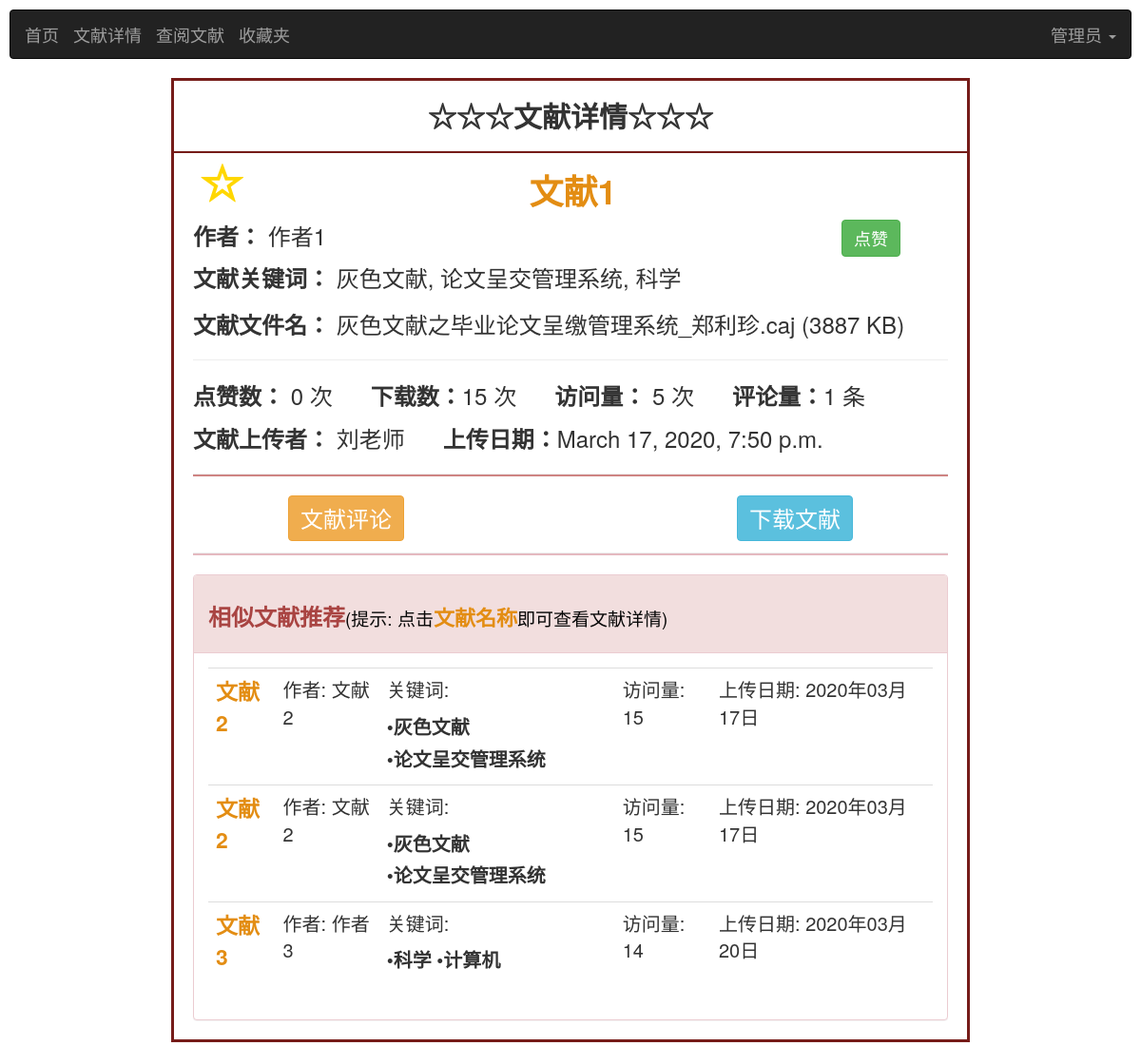
The page /literature/detailLiterature/1/3/1/0 (signed in) on the database its author committed.
### base/models.py (models this page shows)
class User(AbstractUser):#继承内置模型User，并在User的基础上添加新字段
    USER_TYPE = (
        (0, "学生"),
        (1, "老师"),
        (2, "管理员"),#需根据user_type的字段类型进行设置
    )
    name = models.CharField('姓名', max_length=50,default='')
    introduce = models.TextField('简介', default='什么都没留下...')
    photo = models.ImageField('头像', blank=True, upload_to='images/user/')
    user_type = models.IntegerField('身份标识(0:学生/1:老师/2:管理员)',default=0,choices=USER_TYPE)
    user_banji=models.ForeignKey(Banji,on_delete=models.CASCADE, null=True,blank=True,verbose_name='用户班级')
    user_major=models.ForeignKey(Major,on_delete=models.CASCADE,null=True,blank=True,verbose_name='用户专业')
    def __str__(self):
        return self.name

### literature/models.py (models this page shows, shortened)
class Literature(models.Model):
    literature_name= models.CharField("文献标题",max_length=100)
    literature_author=models.CharField("文献作者",max_length=100)
    literature_label = models.ManyToManyField(Label, blank=True, verbose_name='文献标签')
    literature_like=models.IntegerField("文献点赞数",default=0)
    literature_download = models.IntegerField('文献下载次数', default=0)
    literature_view=models.IntegerField("文献访问量",default=0)
    literature_comment=models.IntegerField("文献评论量",default=0)
    literature_file=models.FileField("文献文件",blank=True,upload_to='upload/literatures/')
    filename=models.CharField("文献的文件名",max_length=50,default="未上传文件")
    filesize=models.IntegerField("文献大小",default=0)
    literature_uploader = models.ForeignKey(User, on_delete=models.CASCADE, null=False,verbose_name='文献上传者')
    upload_date=models.DateTimeField("文献上传时间",default=timezone.now)#新增时自动获取当前日期
    class Meta:
        verbose_name = '文献信息'#模型类的名字
        verbose_name_plural = '文献信息'#模型类名字的复数形式，且优先显示

class Label(models.Model):
    label_name = models.CharField('标签名称', max_length=100)
    label_user = models.ForeignKey(User, on_delete=models.CASCADE, verbose_name='标签所属用户')
    create_date=models.DateTimeField("文献标签创建时间",default=timezone.now)
    class Meta:
        verbose_name = '文献标签'  # 模型类的名字
        verbose_name_plural = '文献标签'  # 模型类名字的复数形式，且优先显示

### literature/views.py (the view)
# urls.py: path('detailLiterature/<int:id>/<int:literature_id>/<int:type>/<int:favorite>',detailLiteratureView,name='detailLiterature'),
@login_required(login_url='/')
def detailLiteratureView(request, id, literature_id,type,favorite):
    user = User.objects.get(id=id)
    literature=Literature.objects.get(id=literature_id)
    if type==1:#否则，只是刷新文献详情界面，不执行加1操作
        literature.literature_view += 1
        literature.save()
    try:
        favorite_literature=Favorite.objects.get(favorite_user_id=user.id,favorite_literature_id=literature.id)
        favorite=1
    except Exception:
        favorite=0
    literature_labels=literature.literature_label.values_list("id",flat=True)
    literatures=Literature.objects.filter(literature_label__in=literature_labels).exclude(id=literature.id).order_by('-literature_view').all()[:3]
    return render(request,'detailLiterature.html',locals())

### templates/detailLiterature.html (shortened to what this page needs)
<!DOCTYPE html>
<html lang="en">
<head>
    {% load staticfiles %}
    <link rel="stylesheet" href="https://cdn.staticfile.org/twitter-bootstrap/3.3.7/css/bootstrap.min.css">
</head>
<body>
<div style="margin: 10px">
    <nav class="navbar navbar-inverse" role="navigation">
        <div class="container-fluid">
            <div class="navbar-header">
                <a class="navbar-brand" href="{% url 'index:index' id 1 %}">首页</a>
            </div>
            <div class="navbar-header">
                <a class="navbar-brand" href="{% url 'literature:detailLiterature' id literature_id 0 0 %}">文献详情</a>
            </div>
            <div class="navbar-header">
                <a class="navbar-brand" href="{% url 'literature:searchLiterature' id 1 %}">查阅文献</a>
            </div>
            <div class="navbar-header">
                <a class="navbar-brand" href="{% url 'literature:checkFavorite' id 1 %}">收藏夹</a>
            </div>
            <div>
                <ul class="nav navbar-nav navbar-right">
                    <li class="dropdown">
                        <a href="" class="dropdown-toggle" data-toggle="dropdown" style="font-size: 18px">
                            {% if user.name == "" %}
                                {{ user.username }}
                            {% else %}
                                {{ user.name }}
                            {% endif %}
                            <b class="caret"></b>
                        </a>
                    </li>
                </ul>
            </div>
        </div>
    </nav>
</div>
<br/>
<main style="margin-top:-20px;margin-bottom: 20px;margin-left: 180px;margin-right: 180px;border: solid;border-color: #761c19 ">
    <div class="infosbox">
        <h2 style="text-align: center"><strong>☆☆☆文献详情☆☆☆</strong></h2>
        <hr style="background-color: #761c19;height: 2px">
        <div style="margin: 20px">
            <p>
            <h1 style="text-align: center;margin-right:50px;font-weight: bold;color: #e38d13">
                {% if favorite == 0 %}
                    <a href="{% url 'literature:addFavorite' id literature_id %}">
                <span class="glyphicon glyphicon-star-empty"
                      style="float:left;margin-left:10px;margin-top:-10px ;color: gold ; font-size: 45px;"></span>
                    </a>
                {% else %}
                    <a href="{% url 'literature:deleteFavorite' id literature_id %}">
                <span class="glyphicon glyphicon-star"
                      style="float:left;margin-left:10px;margin-top:-10px ;color: gold ; font-size: 45px;"></span>
                    </a>
                {% endif %}
                {{ literature.literature_name }}</h1></p>
            <p style="font-size: x-large"><strong>作者：</strong>
                {{ literature.literature_author }}
                <a href="{% url 'literature:likeLiterature' id literature_id %}">
                    <button type="button" class="btn btn-success"
                            style="float: right;margin-right: 50px; font-size: large">点赞
                    </button>
                </a>
            </p>
            <p style="font-size: x-large"><strong>文献关键词：</strong>
                {% for label in literature.literature_label.all %}
                    {% if label == literature.literature_label.all.last %}
                        <label style="font-weight: normal">{{ label.label_name }}</label>
                    {% else %}
                        <label style="font-weight: normal">{{ label.label_name }},</label>
                    {% endif %}
                {% endfor %}
            </p>
            <p style="font-size: x-large"><strong>文献文件名：</strong>
                {{ literature.filename }} ({{ literature.filesize }} KB)</p>
            <hr>
            <p style="font-size: x-large"><strong>点赞数：</strong>
                {{ literature.literature_like }} 次&nbsp&nbsp&nbsp&nbsp&nbsp
                <strong>下载数：</strong>{{ literature.literature_download }} 次
                &nbsp&nbsp&nbsp&nbsp&nbsp<strong>访问量：</strong>
                {{ literature.literature_view }} 次&nbsp&nbsp&nbsp&nbsp&nbsp
                <strong>评论量：</strong>{{ literature.literature_comment }} 条</p>
            <p style="font-size: x-large"><strong>文献上传者：</strong>
                {{ literature.literature_uploader }}&nbsp&nbsp&nbsp&nbsp&nbsp
                <strong>上传日期：</strong>{{ literature.upload_date }}</p>
            <hr style="height: 2px;background-color: #ce8483 ">
            <a href="{% url 'literature:commentLiterature' id literature.id 1 0 %}">
                <button type="button" class="btn btn-warning"
                        style="float:left; margin-left: 100px; font-size: x-large">文献评论
                </button>
            </a>
            <a href="{% url 'literature:download' literature.id literature.filename %}">
                <button type="button" class="btn btn-info"
                        style="float: right; margin-right: 100px; font-size: x-large">下载文献
                </button>
            </a>
            <br>
            <br>
            <hr style="height: 2px;background-color: #e4b9c0">
            <div class="panel panel-danger col-sm-13">
                <div class="panel-heading">
                    <h3><label style="font-weight: bold">相似文献推荐</label><label style="font-weight: normal;font-size: 19px;color: #080808">(提示: 点击<strong
                            style="color: #e38d13;font-size: 22px">文献名称</strong>即可查看文献详情)</label></h3>
                </div>
                <div class="panel-body">
                    <table class="table table-hover">
                        <tbody>
                        {% for literature in literatures %}
                            <tr style="font-size: 20px">
                                <td width=>
                                    <a href="{% url 'literature:detailLiterature' id literature.id 1 0 %}"
                                       style="color: #e38d13;font-weight: bold;font-size: 23px">{{ literature.literature_name }}
                                    </a>
                                </td>
                                <td>作者: {{ literature.literature_author }}</td>
                                <td><p>关键词:</p>
                                    <div>
                                        {% for label in literature.literature_label.all %}
                                            <label>•{{ label.label_name }}</label>
                                        {% endfor %}
                                    </div>
                                </td>
                                <td>访问量: {{ literature.literature_view }}</td>
                                <td>上传日期: {{ literature.upload_date | date:"Y年m月d日" }}</td>
                            </tr>
                        {% endfor %}
                        </tbody>
                    </table>
                </div>
            </div>
        </div>
    </div>
</main>
</body>
</html>

### rows shown on the page
User: name "管理员"
Literature: literature_name "文献1", literature_author "作者1", filename "灰色文献之毕业论文呈缴管理系统_郑利珍.caj", filesize "3887", literature_like "0", literature_download "15", literature_view "5", literature_comment "1", literature_uploader "刘老师", upload_date "March 17, 2020, 7:50 p.m."
Label: label_name "灰色文献"
Label: label_name "论文呈交管理系统"
Label: label_name "科学"
Literature: literature_name "文献2", literature_author "文献2", literature_view "15", upload_date "2020年03月17日"
Literature: literature_name "文献3", literature_author "作者3", literature_view "14", upload_date "2020年03月20日"
Label: label_name "计算机"
